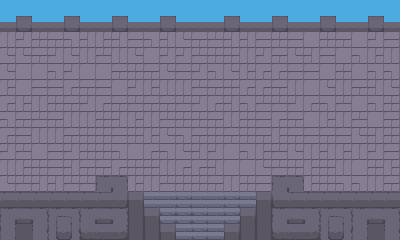

Rendered tile map (Tiled .tmx) drawn with the repository's tilesets; below, a short description and the full map source, tile grids included:
An orthogonal 25x15 tile map with 16x16 px tiles, 2 tile layers (Floor, Above).

<map version="1.2" tiledversion="1.3.0" orientation="orthogonal" renderorder="right-down" compressionlevel="0" width="25" height="15" tilewidth="16" tileheight="16" infinite="0" nextlayerid="3" nextobjectid="1">
 <tileset firstgid="1" source="../../tilesets/test_ruin1/test_ruin1.tsx" />
 <layer id="1" name="Floor" width="25" height="15">
  <data encoding="csv">
3,3,3,3,3,3,3,3,3,3,3,3,3,3,3,3,3,3,3,3,3,3,3,3,3,
3,17,3,3,17,3,3,17,3,3,17,3,3,3,17,3,3,17,3,3,17,3,3,17,3,
93,81,68,56,57,69,67,69,91,57,69,79,56,80,69,69,91,68,91,92,68,56,92,81,91,
79,79,56,81,79,93,80,93,79,92,81,81,80,68,68,93,81,56,79,69,91,92,57,67,93,
79,92,92,57,81,92,92,56,68,56,79,91,81,57,79,67,55,55,91,91,92,68,92,57,57,
67,92,91,91,55,56,91,92,81,67,93,93,80,56,68,55,55,56,93,92,79,93,56,69,79,
55,67,93,68,56,81,55,56,80,56,56,80,81,55,69,57,80,80,81,55,57,80,92,57,68,
57,56,80,56,93,93,68,69,67,93,80,68,68,56,93,68,91,55,56,92,67,93,80,92,56,
55,91,93,93,56,68,68,91,68,67,79,57,56,68,56,68,56,67,56,91,56,91,79,69,68,
81,80,92,91,81,68,68,57,92,55,57,79,69,81,92,57,67,80,79,93,69,67,93,81,91,
93,67,68,91,69,56,56,55,68,68,93,55,55,69,92,92,79,80,68,67,68,93,92,68,67,
79,80,69,69,80,80,4,6,67,93,80,68,68,56,93,68,91,4,6,67,68,57,57,93,56,
29,29,29,29,29,29,29,30,42,147,147,146,147,147,146,147,42,28,29,29,29,29,29,29,29,
4,5,6,100,102,4,5,6,65,42,146,146,146,147,146,42,65,4,5,6,100,102,4,5,6,
16,14,18,124,126,136,137,138,65,65,42,147,146,147,42,65,65,136,137,138,124,126,16,14,18
</data>
 </layer>
 <layer id="2" name="Above" width="25" height="15">
  <data encoding="csv">
0,0,0,0,0,0,0,0,0,0,0,0,0,0,0,0,0,0,0,0,0,0,0,0,0,
87,0,87,87,0,87,87,0,87,87,0,87,87,87,0,87,87,0,87,87,0,87,87,0,87,
0,0,0,0,0,0,0,0,0,0,0,0,0,0,0,0,0,0,0,0,0,0,0,0,0,
0,0,0,0,0,0,0,0,0,0,0,0,0,0,0,0,0,0,0,0,0,0,0,0,0,
0,0,0,0,0,0,0,0,0,0,0,0,0,0,0,0,0,0,0,0,0,0,0,0,0,
0,0,0,0,0,0,0,0,0,0,0,0,0,0,0,0,0,0,0,0,0,0,0,0,0,
0,0,0,0,0,0,0,0,0,0,0,0,0,0,0,0,0,0,0,0,0,0,0,0,0,
0,0,0,0,0,0,0,0,0,0,0,0,0,0,0,0,0,0,0,0,0,0,0,0,0,
0,0,0,0,0,0,0,0,0,0,0,0,0,0,0,0,0,0,0,0,0,0,0,0,0,
0,0,0,0,0,0,0,0,0,0,0,0,0,0,0,0,0,0,0,0,0,0,0,0,0,
0,0,0,0,0,0,0,0,0,0,0,0,0,0,0,0,0,0,0,0,0,0,0,0,0,
0,0,0,0,0,0,0,0,0,0,0,0,0,0,0,0,0,0,0,0,0,0,0,0,0,
0,0,0,0,0,0,0,0,0,0,0,0,0,0,0,0,0,0,0,0,0,0,0,0,0,
0,0,0,0,0,0,0,0,0,0,0,0,0,0,0,0,0,0,0,0,0,0,0,0,0,
0,0,0,0,0,0,0,0,0,0,0,0,0,0,0,0,0,0,0,0,0,0,0,0,0
</data>
 </layer>
</map>
